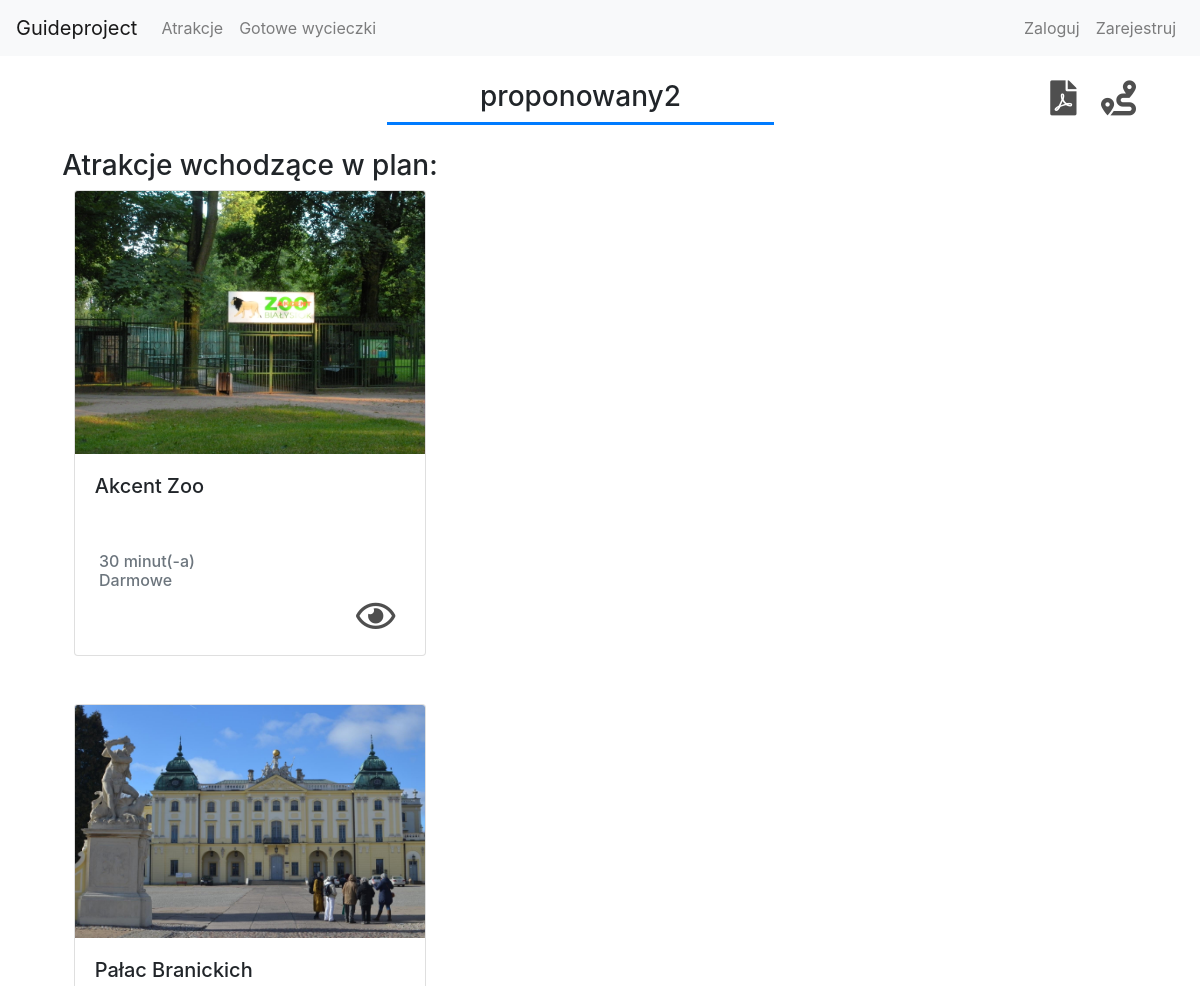
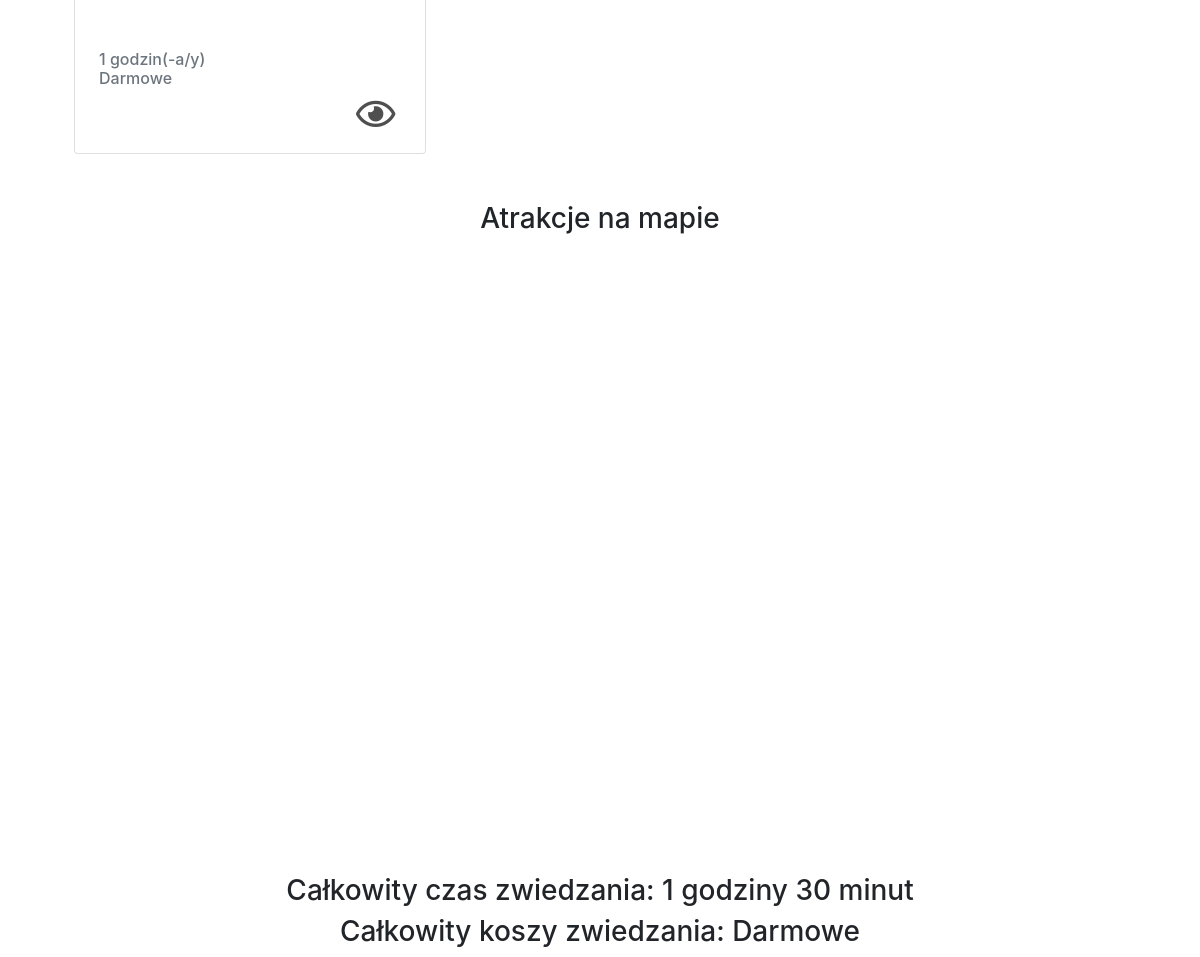
Screenshot of /guide/tripplan/7 with the database file from the repository (2 pictures, top to bottom).
### guide/models.py (models this page shows, shortened)
class TripPlan(models.Model):
    name = models.CharField(_("Name"), max_length=150)
    creator = models.ForeignKey("Client", verbose_name=_(
        "Creator"), on_delete=models.CASCADE, null=True, blank=True)
    attractions = models.ManyToManyField(
        "Attraction", verbose_name=_("Attraction list"))
    def getNumberOfAttractions(self):
        return len(self.attractions.all())
    def getTotalTime(self):
        totalTime = 0
        for attraction in self.attractions.all():
            totalTime += attraction.timeNeededToSightsee
        return totalTime
    def getTotalTimeSplit(self):
        totalTime = self.getTotalTime()
        return math.floor(totalTime), round((totalTime-math.floor(totalTime))*60)
    def getTotalCost(self):
        totalPrice = 0
        for attraction in self.attractions.all():
            totalPrice += attraction.ticketCost
        return totalPrice
    def getFormattedCost(self):
        totalTime = self.getTotalCost()
        if totalTime == 0:
            return 'Darmowe'
        else:
            return f'{totalTime} zł'
    class Meta:
        ordering = ['name']

class Attraction(models.Model):
    name = models.CharField(_("Name"),
                            max_length=200, help_text="Enter attraction's name.")
    description = models.TextField(max_length=500)
    categories = models.ManyToManyField(
        "Category")
    localization = models.ForeignKey(
        "Localization", verbose_name=_("Address"), on_delete=models.CASCADE, null=True, blank=True)
    timeNeededToSightsee = models.FloatField(
        _("Time neede to sightsee (in hours)"))
    ticketCost = models.FloatField(
        _("Ticket's cost"), default=0)
    def display_category(self):
        """Create a string for the Category. This is required to display category in Admin."""
        return ', '.join(category.name for category in self.categories.all())
    def getTimeAsFormattedString(self):
        hours = int(self.timeNeededToSightsee)
        minutes = int((self.timeNeededToSightsee % 1)*60)
        result = ''
        if hours:
            result += str(hours) + ' godzin(-a/y) '
        if minutes:
            result += str(minutes) + ' minut(-a)'
        return result
    def getFormattedCost(self):
        if self.ticketCost == 0:
            return 'Darmowe'
        else:
            return f'{str(self.ticketCost)} zł'
    display_category.short_description = 'Category'
    class Meta:
        ordering = ['name']

### guide/views.py (the view)
# urls.py: path('tripplan/<int:pk>', views.TripPlanDetailView.as_view(),
class TripPlanDetailView(DetailView):
    model = TripPlan
    def get_context_data(self, **kwargs):
        context = super().get_context_data(**kwargs)
        attractionLocalizations = extractInfo(self.object.attractions.all())
        context["attractionLocalizations"] = attractionLocalizations
        hours, minutes = self.object.getTotalTimeSplit()
        context['hours'] = hours
        context['minutes'] = minutes
        context['form'] = SignUpForm
        if self.request.user.is_authenticated and self.object.creator:
            if self.object.creator.pk == self.request.user.pk:
                availableAttractions = Attraction.objects.exclude(
                    pk__in=self.object.attractions.values_list('pk'))
                context['availableAttractions'] = availableAttractions
                context['changeNameForm'] = ChangeTripPlanNameForm
        return context

### guide/views.py (called while the page is built, shortened)
def extractInfo(attractionList):
    formattedInfo = []
    try:
        for attraction in attractionList:
            formattedInfo.append({'name': attraction.name,
                                  'lat-lng': {'lat': attraction.localization.lattitude, 'lng': attraction.localization.longitude}})
        return formattedInfo
    except:
        pass

### guide/templates/guide/tripplan_detail.html (shortened to what this page needs)
{% extends "base.html" %}
{% block content %}
{% load static %}
<div class="container-fluid">
    <div class="row mt-4 mr-4">
        <div class="col-4 text-right">
        </div>
        <div class="col-4 text-center border-bottom border-primary border-3">
        <h3>{{tripplan.name}}</h3>
        </div>
        <div class="col-4 text-right">
            <a class="icon-wrapper" href="{% url 'pdf' tripplan.pk %}"><i class="fas fa-file-pdf"></i></a>
            {% if tripplan.getNumberOfAttractions > 1 %}
                 <a href="#" class="icon-wrapper" data-toggle="modal" data-target="#route">
                 <i class="fas fa-route route"></i>
                 </a>
                 {% endif %}
        </div>
    </div>
    <div class="row mt-4">
        <div class="col-5 text-center">
            <h3>Atrakcje wchodzące w plan:</h3>
                <div class="listing-block ">
                    {% for attraction in tripplan.attractions.all %}
                        <div class="card w-75 text-left mb-5 mx-auto">
                            <img class="card-img-top" src="{% static "images/" %}{{attraction.name}}.jpeg" alt="{{attraction.name}}">
                                <div class="card-body">
                                    <h5 class="card-title pb-5">{{attraction.name}}</h5>
                                    <h6 class="card-subtitle mb-2 text-muted">
                                         {{attraction.getTimeAsFormattedString}}<br>
                                         {{attraction.getFormattedCost}}
                                    </h6>
                                        <p class="card-text text-right">
                                            <a class="icon-wrapper" href="{% url 'attraction-detail' attraction.pk %}">
                                                <i class="far fa-eye"></i>
                                            </a>
                                        </p>
                                </div>
                        </div>
                    {% endfor %}
                </div>
      </div>
      <div class="col text-center">
            <h3 id="mapTitle">Atrakcje na mapie</h3>
            <div id="map"></div>
            <h3>Całkowity czas zwiedzania: <span id="totalTime_hours">{{hours}}</span> godziny
            <span id="totalTime_minutes">{{minutes}}</span> minut</h3>
        <h3>Całkowity koszy zwiedzania: {{tripplan.getFormattedCost}}<h3>
      </div>
      </div>
         </div>
{% endblock content %}

### templates/base.html (style rules this page uses)
.icon-wrapper { color:#4F4F4F; padding:10px; }
.icon-wrapper i { font-size: 35px; }

### guide/templates/guide/tripplan_detail.html (style rules this page uses)
#map { height:600px; width:800px; margin: 0 auto 30px auto; }
.border-3 { border-width:3px !important; }

### rows the page displays
TripPlan: name "proponowany2", getFormattedCost "Darmowe"
Attraction: name (picture), name "Akcent Zoo", getTimeAsFormattedString "30 minut(-a)", getFormattedCost "Darmowe"
Attraction: name (picture), name "Pałac Branickich", getTimeAsFormattedString "1 godzin(-a/y)", getFormattedCost "Darmowe"

### other values shown
{{ hours }} "1"
{{ minutes }} "30"
